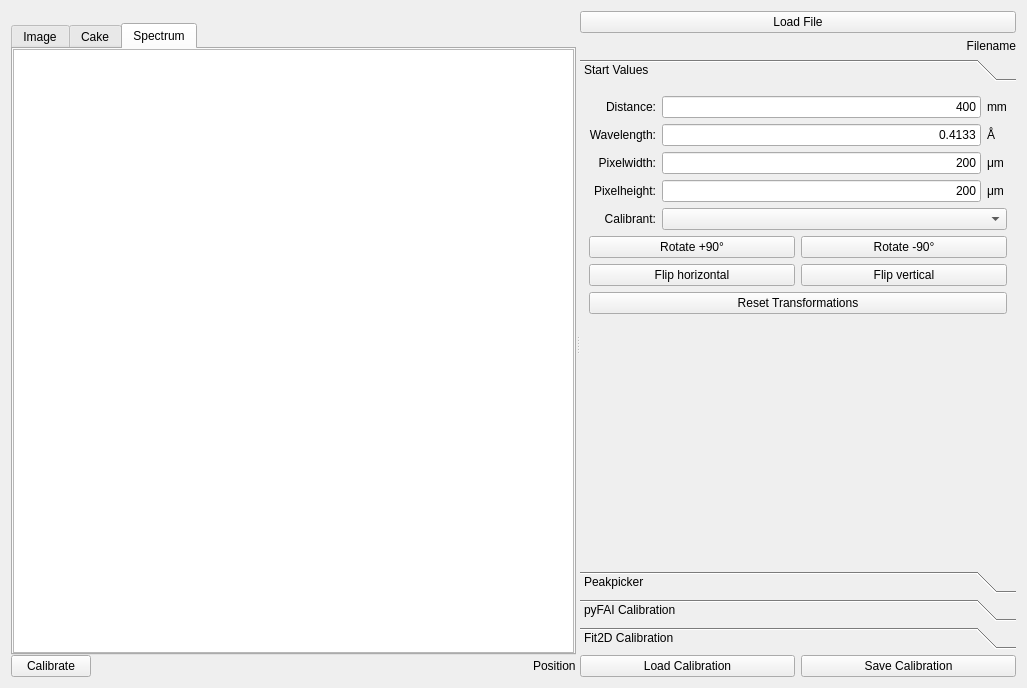
<?xml version="1.0" encoding="UTF-8"?>
<ui version="4.0">
 <author>Clemens Prescher</author>
 <class>XrsCalibrationWidget</class>
 <widget class="QWidget" name="XrsCalibrationWidget">
  <property name="geometry">
   <rect>
    <x>0</x>
    <y>0</y>
    <width>1027</width>
    <height>688</height>
   </rect>
  </property>
  <property name="windowTitle">
   <string>Form</string>
  </property>
  <property name="styleSheet">
   <string notr="true"/>
  </property>
  <layout class="QHBoxLayout" name="horizontalLayout_9">
   <item>
    <widget class="QSplitter" name="splitter">
     <property name="orientation">
      <enum>Qt::Horizontal</enum>
     </property>
     <widget class="QWidget" name="">
      <layout class="QVBoxLayout" name="verticalLayout_5">
       <property name="spacing">
        <number>0</number>
       </property>
       <property name="topMargin">
        <number>12</number>
       </property>
       <item>
        <layout class="QHBoxLayout" name="horizontalLayout_2"/>
       </item>
       <item>
        <widget class="QTabWidget" name="tab_widget">
         <property name="tabPosition">
          <enum>QTabWidget::North</enum>
         </property>
         <property name="tabShape">
          <enum>QTabWidget::Rounded</enum>
         </property>
         <property name="currentIndex">
          <number>2</number>
         </property>
         <property name="elideMode">
          <enum>Qt::ElideRight</enum>
         </property>
         <widget class="QWidget" name="image_tab">
          <attribute name="title">
           <string>Image</string>
          </attribute>
          <layout class="QHBoxLayout" name="horizontalLayout_3">
           <property name="margin">
            <number>0</number>
           </property>
           <item>
            <widget class="QWidget" name="widget" native="true">
             <layout class="QHBoxLayout" name="horizontalLayout_10">
              <property name="margin">
               <number>0</number>
              </property>
              <item>
               <widget class="GraphicsLayoutWidget" name="img_pg_layout">
                <property name="frameShape">
                 <enum>QFrame::NoFrame</enum>
                </property>
                <property name="frameShadow">
                 <enum>QFrame::Plain</enum>
                </property>
               </widget>
              </item>
             </layout>
            </widget>
           </item>
          </layout>
         </widget>
         <widget class="QWidget" name="spectrum_tab">
          <attribute name="title">
           <string>Cake</string>
          </attribute>
          <layout class="QHBoxLayout" name="horizontalLayout_14">
           <property name="margin">
            <number>0</number>
           </property>
           <item>
            <widget class="QWidget" name="widget_2" native="true">
             <layout class="QHBoxLayout" name="horizontalLayout_13">
              <property name="margin">
               <number>0</number>
              </property>
              <item>
               <widget class="GraphicsLayoutWidget" name="cake_pg_layout"/>
              </item>
             </layout>
             <zorder>cake_pg_layout</zorder>
             <zorder>cake_pg_layout</zorder>
            </widget>
           </item>
          </layout>
         </widget>
         <widget class="QWidget" name="spectrum_tab">
          <attribute name="title">
           <string>Spectrum</string>
          </attribute>
          <layout class="QHBoxLayout" name="horizontalLayout_8">
           <property name="margin">
            <number>0</number>
           </property>
           <item>
            <widget class="GraphicsLayoutWidget" name="spectrum_pg_layout"/>
           </item>
          </layout>
         </widget>
        </widget>
       </item>
       <item>
        <layout class="QHBoxLayout" name="horizontalLayout_4">
         <item>
          <widget class="QPushButton" name="integrate_btn">
           <property name="text">
            <string>Calibrate</string>
           </property>
          </widget>
         </item>
         <item>
          <spacer name="horizontalSpacer">
           <property name="orientation">
            <enum>Qt::Horizontal</enum>
           </property>
           <property name="sizeHint" stdset="0">
            <size>
             <width>168</width>
             <height>20</height>
            </size>
           </property>
          </spacer>
         </item>
         <item>
          <widget class="QLabel" name="pos_lbl">
           <property name="text">
            <string>Position</string>
           </property>
          </widget>
         </item>
        </layout>
       </item>
      </layout>
     </widget>
     <widget class="QWidget" name="">
      <layout class="QVBoxLayout" name="verticalLayout_4">
       <item>
        <widget class="QPushButton" name="load_file_btn">
         <property name="maximumSize">
          <size>
           <width>1677215</width>
           <height>16777215</height>
          </size>
         </property>
         <property name="text">
          <string>Load File</string>
         </property>
        </widget>
       </item>
       <item>
        <widget class="QLabel" name="filename_lbl">
         <property name="text">
          <string>Filename</string>
         </property>
         <property name="alignment">
          <set>Qt::AlignRight|Qt::AlignTrailing|Qt::AlignVCenter</set>
         </property>
        </widget>
       </item>
       <item>
        <widget class="QToolBox" name="ToolBox">
         <widget class="QWidget" name="toolBoxPage1">
          <property name="geometry">
           <rect>
            <x>0</x>
            <y>0</y>
            <width>453</width>
            <height>438</height>
           </rect>
          </property>
          <attribute name="label">
           <string>Start Values</string>
          </attribute>
          <layout class="QVBoxLayout" name="verticalLayout">
           <item>
            <layout class="QGridLayout" name="gridLayout">
             <item row="0" column="0">
              <widget class="QLabel" name="label">
               <property name="text">
                <string>Distance:</string>
               </property>
               <property name="alignment">
                <set>Qt::AlignRight|Qt::AlignTrailing|Qt::AlignVCenter</set>
               </property>
              </widget>
             </item>
             <item row="0" column="1">
              <widget class="QLineEdit" name="sv_distance_txt">
               <property name="text">
                <string>400</string>
               </property>
               <property name="alignment">
                <set>Qt::AlignRight|Qt::AlignTrailing|Qt::AlignVCenter</set>
               </property>
              </widget>
             </item>
             <item row="0" column="2">
              <widget class="QLabel" name="label_6">
               <property name="text">
                <string>mm</string>
               </property>
              </widget>
             </item>
             <item row="1" column="0">
              <widget class="QLabel" name="label_2">
               <property name="text">
                <string>Wavelength:</string>
               </property>
               <property name="alignment">
                <set>Qt::AlignRight|Qt::AlignTrailing|Qt::AlignVCenter</set>
               </property>
              </widget>
             </item>
             <item row="1" column="1">
              <widget class="QLineEdit" name="sv_wavelength_txt">
               <property name="text">
                <string>0.4133</string>
               </property>
               <property name="alignment">
                <set>Qt::AlignRight|Qt::AlignTrailing|Qt::AlignVCenter</set>
               </property>
              </widget>
             </item>
             <item row="1" column="2">
              <widget class="QLabel" name="label_7">
               <property name="text">
                <string>Å</string>
               </property>
              </widget>
             </item>
             <item row="2" column="0">
              <widget class="QLabel" name="label_3">
               <property name="text">
                <string>Pixelwidth:</string>
               </property>
               <property name="alignment">
                <set>Qt::AlignRight|Qt::AlignTrailing|Qt::AlignVCenter</set>
               </property>
              </widget>
             </item>
             <item row="2" column="1">
              <widget class="QLineEdit" name="sv_pixel_width_txt">
               <property name="text">
                <string>200</string>
               </property>
               <property name="alignment">
                <set>Qt::AlignRight|Qt::AlignTrailing|Qt::AlignVCenter</set>
               </property>
              </widget>
             </item>
             <item row="2" column="2">
              <widget class="QLabel" name="label_8">
               <property name="text">
                <string>μm</string>
               </property>
              </widget>
             </item>
             <item row="3" column="0">
              <widget class="QLabel" name="label_4">
               <property name="text">
                <string>Pixelheight:</string>
               </property>
               <property name="alignment">
                <set>Qt::AlignRight|Qt::AlignTrailing|Qt::AlignVCenter</set>
               </property>
              </widget>
             </item>
             <item row="3" column="1">
              <widget class="QLineEdit" name="sv_pixel_height_txt">
               <property name="text">
                <string>200</string>
               </property>
               <property name="alignment">
                <set>Qt::AlignRight|Qt::AlignTrailing|Qt::AlignVCenter</set>
               </property>
              </widget>
             </item>
             <item row="3" column="2">
              <widget class="QLabel" name="label_9">
               <property name="text">
                <string>μm</string>
               </property>
              </widget>
             </item>
             <item row="4" column="0">
              <widget class="QLabel" name="label_5">
               <property name="text">
                <string>Calibrant:</string>
               </property>
               <property name="alignment">
                <set>Qt::AlignRight|Qt::AlignTrailing|Qt::AlignVCenter</set>
               </property>
              </widget>
             </item>
             <item row="4" column="1" colspan="2">
              <widget class="QComboBox" name="calibrant_cb">
               <property name="editable">
                <bool>false</bool>
               </property>
               <property name="frame">
                <bool>true</bool>
               </property>
              </widget>
             </item>
            </layout>
           </item>
           <item>
            <layout class="QGridLayout" name="gridLayout_4">
             <item row="0" column="0">
              <widget class="QPushButton" name="rotate_p90_btn">
               <property name="text">
                <string>Rotate +90°</string>
               </property>
              </widget>
             </item>
             <item row="0" column="1">
              <widget class="QPushButton" name="rotate_m90_btn">
               <property name="text">
                <string>Rotate -90°</string>
               </property>
              </widget>
             </item>
             <item row="1" column="0">
              <widget class="QPushButton" name="invert_horizontal_btn">
               <property name="text">
                <string>Flip horizontal</string>
               </property>
              </widget>
             </item>
             <item row="1" column="1">
              <widget class="QPushButton" name="invert_vertical_btn">
               <property name="text">
                <string>Flip vertical</string>
               </property>
              </widget>
             </item>
             <item row="2" column="0" colspan="2">
              <widget class="QPushButton" name="reset_transformations_btn">
               <property name="text">
                <string>Reset Transformations</string>
               </property>
              </widget>
             </item>
            </layout>
           </item>
           <item>
            <spacer name="verticalSpacer">
             <property name="orientation">
              <enum>Qt::Vertical</enum>
             </property>
             <property name="sizeHint" stdset="0">
              <size>
               <width>20</width>
               <height>178</height>
              </size>
             </property>
            </spacer>
           </item>
          </layout>
         </widget>
         <widget class="QWidget" name="page">
          <attribute name="label">
           <string>Peakpicker</string>
          </attribute>
          <layout class="QVBoxLayout" name="verticalLayout_6">
           <item>
            <layout class="QHBoxLayout" name="horizontalLayout_5">
             <item>
              <spacer name="horizontalSpacer_2">
               <property name="orientation">
                <enum>Qt::Horizontal</enum>
               </property>
               <property name="sizeHint" stdset="0">
                <size>
                 <width>40</width>
                 <height>20</height>
                </size>
               </property>
              </spacer>
             </item>
             <item>
              <widget class="QLabel" name="label_10">
               <property name="text">
                <string>Current peaknumber:</string>
               </property>
              </widget>
             </item>
             <item>
              <widget class="QSpinBox" name="peak_num_sb">
               <property name="minimum">
                <number>1</number>
               </property>
              </widget>
             </item>
            </layout>
           </item>
           <item>
            <layout class="QHBoxLayout" name="horizontalLayout_6">
             <item>
              <spacer name="horizontalSpacer_3">
               <property name="orientation">
                <enum>Qt::Horizontal</enum>
               </property>
               <property name="sizeHint" stdset="0">
                <size>
                 <width>40</width>
                 <height>20</height>
                </size>
               </property>
              </spacer>
             </item>
             <item>
              <widget class="QCheckBox" name="automatic_peak_num_inc_cb">
               <property name="text">
                <string>automatic</string>
               </property>
               <property name="checked">
                <bool>true</bool>
               </property>
              </widget>
             </item>
            </layout>
           </item>
           <item>
            <widget class="QPushButton" name="clear_peaks_btn">
             <property name="text">
              <string>Clear All Peaks</string>
             </property>
            </widget>
           </item>
           <item>
            <spacer name="verticalSpacer_4">
             <property name="orientation">
              <enum>Qt::Vertical</enum>
             </property>
             <property name="sizeHint" stdset="0">
              <size>
               <width>20</width>
               <height>40</height>
              </size>
             </property>
            </spacer>
           </item>
          </layout>
         </widget>
         <widget class="QWidget" name="pyFAI">
          <property name="geometry">
           <rect>
            <x>0</x>
            <y>0</y>
            <width>453</width>
            <height>438</height>
           </rect>
          </property>
          <attribute name="label">
           <string>pyFAI Calibration</string>
          </attribute>
          <layout class="QGridLayout" name="gridLayout_7">
           <item row="0" column="0">
            <widget class="QLabel" name="label_21">
             <property name="text">
              <string>Distance:</string>
             </property>
             <property name="alignment">
              <set>Qt::AlignRight|Qt::AlignTrailing|Qt::AlignVCenter</set>
             </property>
            </widget>
           </item>
           <item row="0" column="1">
            <widget class="QLineEdit" name="pf_distance_txt">
             <property name="focusPolicy">
              <enum>Qt::StrongFocus</enum>
             </property>
             <property name="alignment">
              <set>Qt::AlignRight|Qt::AlignTrailing|Qt::AlignVCenter</set>
             </property>
            </widget>
           </item>
           <item row="0" column="2">
            <widget class="QLabel" name="label_20">
             <property name="text">
              <string>mm</string>
             </property>
            </widget>
           </item>
           <item row="0" column="3">
            <widget class="QCheckBox" name="pf_distance_cb">
             <property name="text">
              <string/>
             </property>
             <property name="checked">
              <bool>true</bool>
             </property>
            </widget>
           </item>
           <item row="1" column="0">
            <widget class="QLabel" name="label_22">
             <property name="text">
              <string>Wavelength:</string>
             </property>
             <property name="alignment">
              <set>Qt::AlignRight|Qt::AlignTrailing|Qt::AlignVCenter</set>
             </property>
            </widget>
           </item>
           <item row="1" column="1">
            <widget class="QLineEdit" name="pf_wavelength_txt">
             <property name="alignment">
              <set>Qt::AlignRight|Qt::AlignTrailing|Qt::AlignVCenter</set>
             </property>
            </widget>
           </item>
           <item row="1" column="2">
            <widget class="QLabel" name="label_19">
             <property name="text">
              <string>Å</string>
             </property>
            </widget>
           </item>
           <item row="1" column="3">
            <widget class="QCheckBox" name="pf_wavelength_cb">
             <property name="text">
              <string/>
             </property>
            </widget>
           </item>
           <item row="2" column="0">
            <widget class="QLabel" name="label_27">
             <property name="text">
              <string>PONI:</string>
             </property>
             <property name="alignment">
              <set>Qt::AlignRight|Qt::AlignTrailing|Qt::AlignVCenter</set>
             </property>
            </widget>
           </item>
           <item row="2" column="1">
            <widget class="QLineEdit" name="pf_poni1_txt">
             <property name="alignment">
              <set>Qt::AlignRight|Qt::AlignTrailing|Qt::AlignVCenter</set>
             </property>
            </widget>
           </item>
           <item row="2" column="2">
            <widget class="QLabel" name="label_29">
             <property name="text">
              <string>m</string>
             </property>
            </widget>
           </item>
           <item row="3" column="1">
            <widget class="QLineEdit" name="pf_poni2_txt">
             <property name="alignment">
              <set>Qt::AlignRight|Qt::AlignTrailing|Qt::AlignVCenter</set>
             </property>
            </widget>
           </item>
           <item row="3" column="2">
            <widget class="QLabel" name="label_30">
             <property name="text">
              <string>m</string>
             </property>
            </widget>
           </item>
           <item row="4" column="0">
            <widget class="QLabel" name="label_28">
             <property name="text">
              <string>Rotations:</string>
             </property>
             <property name="alignment">
              <set>Qt::AlignRight|Qt::AlignTrailing|Qt::AlignVCenter</set>
             </property>
            </widget>
           </item>
           <item row="4" column="1">
            <widget class="QLineEdit" name="pf_rotation1_txt">
             <property name="alignment">
              <set>Qt::AlignRight|Qt::AlignTrailing|Qt::AlignVCenter</set>
             </property>
            </widget>
           </item>
           <item row="4" column="2">
            <widget class="QLabel" name="label_31">
             <property name="text">
              <string>rad</string>
             </property>
            </widget>
           </item>
           <item row="5" column="1">
            <widget class="QLineEdit" name="pf_rotation2_txt">
             <property name="alignment">
              <set>Qt::AlignRight|Qt::AlignTrailing|Qt::AlignVCenter</set>
             </property>
            </widget>
           </item>
           <item row="5" column="2">
            <widget class="QLabel" name="label_32">
             <property name="text">
              <string>rad</string>
             </property>
            </widget>
           </item>
           <item row="6" column="1">
            <widget class="QLineEdit" name="pf_rotation3_txt">
             <property name="alignment">
              <set>Qt::AlignRight|Qt::AlignTrailing|Qt::AlignVCenter</set>
             </property>
            </widget>
           </item>
           <item row="6" column="2">
            <widget class="QLabel" name="label_33">
             <property name="text">
              <string>rad</string>
             </property>
            </widget>
           </item>
           <item row="7" column="0">
            <widget class="QLabel" name="label_46">
             <property name="text">
              <string>Pixelwidth:</string>
             </property>
             <property name="alignment">
              <set>Qt::AlignRight|Qt::AlignTrailing|Qt::AlignVCenter</set>
             </property>
            </widget>
           </item>
           <item row="7" column="1">
            <widget class="QLineEdit" name="pf_pixel_width_txt">
             <property name="alignment">
              <set>Qt::AlignRight|Qt::AlignTrailing|Qt::AlignVCenter</set>
             </property>
            </widget>
           </item>
           <item row="7" column="2">
            <widget class="QLabel" name="label_11">
             <property name="text">
              <string>μm</string>
             </property>
            </widget>
           </item>
           <item row="8" column="0">
            <widget class="QLabel" name="label_47">
             <property name="text">
              <string>Pixelheight:</string>
             </property>
             <property name="alignment">
              <set>Qt::AlignRight|Qt::AlignTrailing|Qt::AlignVCenter</set>
             </property>
            </widget>
           </item>
           <item row="8" column="1">
            <widget class="QLineEdit" name="pf_pixel_height_txt">
             <property name="alignment">
              <set>Qt::AlignRight|Qt::AlignTrailing|Qt::AlignVCenter</set>
             </property>
            </widget>
           </item>
           <item row="8" column="2">
            <widget class="QLabel" name="label_12">
             <property name="text">
              <string>μm</string>
             </property>
            </widget>
           </item>
           <item row="9" column="0" colspan="3">
            <layout class="QHBoxLayout" name="horizontalLayout_18">
             <item>
              <spacer name="horizontalSpacer_7">
               <property name="orientation">
                <enum>Qt::Horizontal</enum>
               </property>
               <property name="sizeHint" stdset="0">
                <size>
                 <width>40</width>
                 <height>20</height>
                </size>
               </property>
              </spacer>
             </item>
             <item>
              <widget class="QPushButton" name="pf_update_btn">
               <property name="text">
                <string>Update</string>
               </property>
              </widget>
             </item>
            </layout>
           </item>
           <item row="10" column="1">
            <spacer name="verticalSpacer_2">
             <property name="orientation">
              <enum>Qt::Vertical</enum>
             </property>
             <property name="sizeHint" stdset="0">
              <size>
               <width>20</width>
               <height>90</height>
              </size>
             </property>
            </spacer>
           </item>
          </layout>
         </widget>
         <widget class="QWidget" name="toolBoxPage3">
          <property name="geometry">
           <rect>
            <x>0</x>
            <y>0</y>
            <width>453</width>
            <height>438</height>
           </rect>
          </property>
          <attribute name="label">
           <string>Fit2D Calibration</string>
          </attribute>
          <layout class="QGridLayout" name="gridLayout_3">
           <item row="0" column="0">
            <widget class="QLabel" name="label_37">
             <property name="text">
              <string>Distance:</string>
             </property>
             <property name="alignment">
              <set>Qt::AlignRight|Qt::AlignTrailing|Qt::AlignVCenter</set>
             </property>
            </widget>
           </item>
           <item row="0" column="1">
            <widget class="QLineEdit" name="f2_distance_txt">
             <property name="focusPolicy">
              <enum>Qt::StrongFocus</enum>
             </property>
             <property name="alignment">
              <set>Qt::AlignRight|Qt::AlignTrailing|Qt::AlignVCenter</set>
             </property>
            </widget>
           </item>
           <item row="0" column="2">
            <widget class="QLabel" name="label_36">
             <property name="text">
              <string>mm</string>
             </property>
            </widget>
           </item>
           <item row="0" column="3">
            <widget class="QCheckBox" name="f2_distance_cb">
             <property name="text">
              <string/>
             </property>
             <property name="checked">
              <bool>true</bool>
             </property>
            </widget>
           </item>
           <item row="1" column="0">
            <widget class="QLabel" name="label_34">
             <property name="text">
              <string>Wavelength:</string>
             </property>
             <property name="alignment">
              <set>Qt::AlignRight|Qt::AlignTrailing|Qt::AlignVCenter</set>
             </property>
            </widget>
           </item>
           <item row="1" column="1">
            <widget class="QLineEdit" name="f2_wavelength_txt">
             <property name="alignment">
              <set>Qt::AlignRight|Qt::AlignTrailing|Qt::AlignVCenter</set>
             </property>
            </widget>
           </item>
           <item row="1" column="2">
            <widget class="QLabel" name="label_38">
             <property name="text">
              <string>Å</string>
             </property>
            </widget>
           </item>
           <item row="1" column="3">
            <widget class="QCheckBox" name="f2_wavelength_cb">
             <property name="text">
              <string/>
             </property>
            </widget>
           </item>
           <item row="2" column="0">
            <widget class="QLabel" name="label_39">
             <property name="text">
              <string>Center X:</string>
             </property>
             <property name="alignment">
              <set>Qt::AlignRight|Qt::AlignTrailing|Qt::AlignVCenter</set>
             </property>
            </widget>
           </item>
           <item row="2" column="1">
            <widget class="QLineEdit" name="f2_center_x_txt">
             <property name="alignment">
              <set>Qt::AlignRight|Qt::AlignTrailing|Qt::AlignVCenter</set>
             </property>
            </widget>
           </item>
           <item row="2" column="2">
            <widget class="QLabel" name="label_35">
             <property name="text">
              <string>px</string>
             </property>
            </widget>
           </item>
           <item row="3" column="0">
            <widget class="QLabel" name="label_41">
             <property name="text">
              <string>Center Y:</string>
             </property>
             <property name="alignment">
              <set>Qt::AlignRight|Qt::AlignTrailing|Qt::AlignVCenter</set>
             </property>
            </widget>
           </item>
           <item row="3" column="1">
            <widget class="QLineEdit" name="f2_center_y_txt">
             <property name="alignment">
              <set>Qt::AlignRight|Qt::AlignTrailing|Qt::AlignVCenter</set>
             </property>
            </widget>
           </item>
           <item row="3" column="2">
            <widget class="QLabel" name="label_40">
             <property name="text">
              <string>px</string>
             </property>
            </widget>
           </item>
           <item row="4" column="0">
            <widget class="QLabel" name="label_45">
             <property name="text">
              <string>Rotation:</string>
             </property>
             <property name="alignment">
              <set>Qt::AlignRight|Qt::AlignTrailing|Qt::AlignVCenter</set>
             </property>
            </widget>
           </item>
           <item row="4" column="1">
            <widget class="QLineEdit" name="f2_rotation_txt">
             <property name="alignment">
              <set>Qt::AlignRight|Qt::AlignTrailing|Qt::AlignVCenter</set>
             </property>
            </widget>
           </item>
           <item row="4" column="2">
            <widget class="QLabel" name="label_44">
             <property name="text">
              <string>deg</string>
             </property>
            </widget>
           </item>
           <item row="5" column="0">
            <widget class="QLabel" name="label_42">
             <property name="text">
              <string>Tilt:</string>
             </property>
             <property name="alignment">
              <set>Qt::AlignRight|Qt::AlignTrailing|Qt::AlignVCenter</set>
             </property>
            </widget>
           </item>
           <item row="5" column="1">
            <widget class="QLineEdit" name="f2_tilt_txt">
             <property name="alignment">
              <set>Qt::AlignRight|Qt::AlignTrailing|Qt::AlignVCenter</set>
             </property>
            </widget>
           </item>
           <item row="5" column="2">
            <widget class="QLabel" name="label_43">
             <property name="text">
              <string>deg</string>
             </property>
            </widget>
           </item>
           <item row="6" column="0">
            <widget class="QLabel" name="label_78">
             <property name="text">
              <string>Pixelwidth:</string>
             </property>
             <property name="alignment">
              <set>Qt::AlignRight|Qt::AlignTrailing|Qt::AlignVCenter</set>
             </property>
            </widget>
           </item>
           <item row="6" column="1">
            <widget class="QLineEdit" name="f2_pixel_width_txt">
             <property name="alignment">
              <set>Qt::AlignRight|Qt::AlignTrailing|Qt::AlignVCenter</set>
             </property>
            </widget>
           </item>
           <item row="6" column="2">
            <widget class="QLabel" name="label_77">
             <property name="text">
              <string>μm</string>
             </property>
            </widget>
           </item>
           <item row="7" column="0">
            <widget class="QLabel" name="label_75">
             <property name="text">
              <string>Pixelheight:</string>
             </property>
             <property name="alignment">
              <set>Qt::AlignRight|Qt::AlignTrailing|Qt::AlignVCenter</set>
             </property>
            </widget>
           </item>
           <item row="7" column="1">
            <widget class="QLineEdit" name="f2_pixel_height_txt">
             <property name="alignment">
              <set>Qt::AlignRight|Qt::AlignTrailing|Qt::AlignVCenter</set>
             </property>
            </widget>
           </item>
           <item row="7" column="2">
            <widget class="QLabel" name="label_76">
             <property name="text">
              <string>μm</string>
             </property>
            </widget>
           </item>
           <item row="8" column="0" colspan="3">
            <layout class="QHBoxLayout" name="horizontalLayout_17">
             <item>
              <spacer name="horizontalSpacer_6">
               <property name="orientation">
                <enum>Qt::Horizontal</enum>
               </property>
               <property name="sizeHint" stdset="0">
                <size>
                 <width>40</width>
                 <height>20</height>
                </size>
               </property>
              </spacer>
             </item>
             <item>
              <widget class="QPushButton" name="f2_update_btn">
               <property name="text">
                <string>Update</string>
               </property>
              </widget>
             </item>
            </layout>
           </item>
           <item row="9" column="1">
            <spacer name="verticalSpacer_3">
             <property name="orientation">
              <enum>Qt::Vertical</enum>
             </property>
             <property name="sizeHint" stdset="0">
              <size>
               <width>20</width>
               <height>147</height>
              </size>
             </property>
            </spacer>
           </item>
          </layout>
         </widget>
        </widget>
       </item>
       <item>
        <layout class="QHBoxLayout" name="horizontalLayout">
         <item>
          <widget class="QPushButton" name="load_calibration_btn">
           <property name="text">
            <string>Load Calibration</string>
           </property>
          </widget>
         </item>
         <item>
          <widget class="QPushButton" name="save_calibration_btn">
           <property name="text">
            <string>Save Calibration</string>
           </property>
          </widget>
         </item>
        </layout>
       </item>
      </layout>
     </widget>
    </widget>
   </item>
  </layout>
 </widget>
 <customwidgets>
  <customwidget>
   <class>GraphicsLayoutWidget</class>
   <extends>QGraphicsView</extends>
   <header>pyqtgraph</header>
  </customwidget>
 </customwidgets>
 <tabstops>
  <tabstop>sv_distance_txt</tabstop>
  <tabstop>sv_wavelength_txt</tabstop>
  <tabstop>sv_pixel_width_txt</tabstop>
  <tabstop>sv_pixel_height_txt</tabstop>
  <tabstop>calibrant_cb</tabstop>
  <tabstop>rotate_p90_btn</tabstop>
  <tabstop>rotate_m90_btn</tabstop>
  <tabstop>invert_horizontal_btn</tabstop>
  <tabstop>invert_vertical_btn</tabstop>
  <tabstop>pf_distance_txt</tabstop>
  <tabstop>pf_distance_cb</tabstop>
  <tabstop>pf_wavelength_txt</tabstop>
  <tabstop>pf_wavelength_cb</tabstop>
  <tabstop>pf_poni1_txt</tabstop>
  <tabstop>pf_poni2_txt</tabstop>
  <tabstop>pf_rotation1_txt</tabstop>
  <tabstop>pf_rotation2_txt</tabstop>
  <tabstop>pf_rotation3_txt</tabstop>
  <tabstop>f2_distance_txt</tabstop>
  <tabstop>f2_distance_cb</tabstop>
  <tabstop>f2_wavelength_txt</tabstop>
  <tabstop>f2_wavelength_cb</tabstop>
  <tabstop>f2_center_x_txt</tabstop>
  <tabstop>f2_center_y_txt</tabstop>
  <tabstop>f2_tilt_txt</tabstop>
  <tabstop>f2_rotation_txt</tabstop>
  <tabstop>load_calibration_btn</tabstop>
  <tabstop>save_calibration_btn</tabstop>
  <tabstop>img_pg_layout</tabstop>
 </tabstops>
 <resources/>
 <connections>
  <connection>
   <sender>f2_distance_cb</sender>
   <signal>clicked()</signal>
   <receiver>pf_distance_cb</receiver>
   <slot>toggle()</slot>
   <hints>
    <hint type="sourcelabel">
     <x>833</x>
     <y>131</y>
    </hint>
    <hint type="destinationlabel">
     <x>833</x>
     <y>100</y>
    </hint>
   </hints>
  </connection>
  <connection>
   <sender>pf_distance_cb</sender>
   <signal>clicked()</signal>
   <receiver>f2_distance_cb</receiver>
   <slot>toggle()</slot>
   <hints>
    <hint type="sourcelabel">
     <x>833</x>
     <y>100</y>
    </hint>
    <hint type="destinationlabel">
     <x>833</x>
     <y>131</y>
    </hint>
   </hints>
  </connection>
  <connection>
   <sender>f2_wavelength_cb</sender>
   <signal>clicked()</signal>
   <receiver>pf_wavelength_cb</receiver>
   <slot>toggle()</slot>
   <hints>
    <hint type="sourcelabel">
     <x>833</x>
     <y>162</y>
    </hint>
    <hint type="destinationlabel">
     <x>833</x>
     <y>131</y>
    </hint>
   </hints>
  </connection>
  <connection>
   <sender>pf_wavelength_cb</sender>
   <signal>clicked()</signal>
   <receiver>f2_wavelength_cb</receiver>
   <slot>toggle()</slot>
   <hints>
    <hint type="sourcelabel">
     <x>833</x>
     <y>131</y>
    </hint>
    <hint type="destinationlabel">
     <x>833</x>
     <y>162</y>
    </hint>
   </hints>
  </connection>
 </connections>
</ui>
